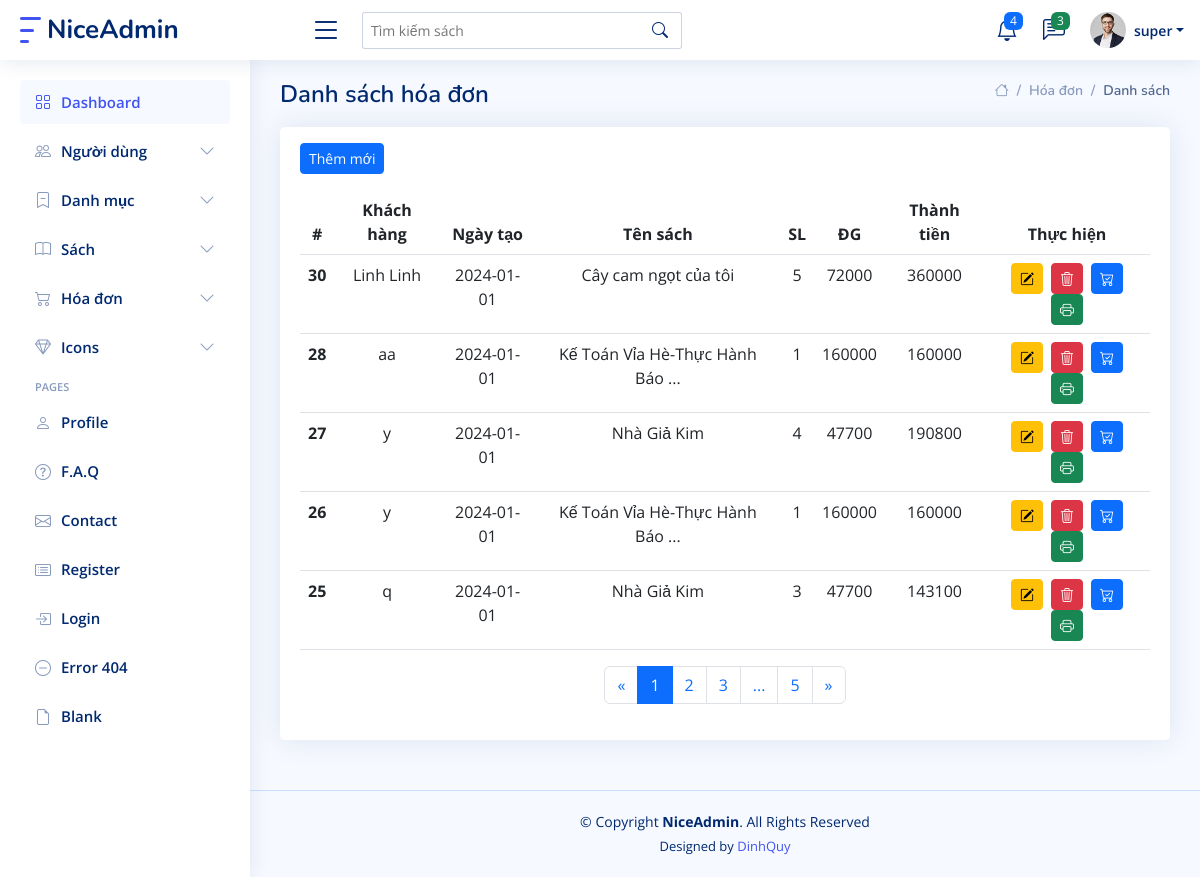
/php/ads/Cart/index.php (signed in), run on the app's committed database.
### tables this page shows
CREATE TABLE `tblcart` (
  `cart_id` int(5) NOT NULL,
  `cart_user_name` varchar(100) NOT NULL,
  `cart_adderss` varchar(200) NOT NULL,
  `cart_book_name` varchar(200) NOT NULL,
  `cart_book_price` int(10) DEFAULT NULL,
  `cart_book_total` int(3) DEFAULT NULL,
  `cart_creat_date` varchar(20) DEFAULT NULL,
  `cart_last_modifle` varchar(20) DEFAULT NULL,
  `cart_status` tinyint(1) DEFAULT 0,
  `cart_note` text NOT NULL,
  `cart_user_phone` varchar(20) DEFAULT NULL
);

### php/objects/CartObject.php (called while the page is built, shortened)
<?php
    class CartObject{
        private $cart_id ;
		private $cart_user_name ;
		private $cart_book_name ;
		private $cart_book_total ;
		private $cart_creat_date ;
		private $cart_status ;
		private $cart_book_price;
		public function getCart_id() {
			return $this->cart_id;
		}
		public function getCart_book_price() {
			return $this->cart_book_price;
		}
		public function getCart_user_name() {
			return $this->cart_user_name;
		}
		public function getCart_book_name() {
			return $this->cart_book_name;
		}
		public function getCart_book_total() {
			return $this->cart_book_total;
		}
		public function getCart_creat_date() {
			return $this->cart_creat_date;
		}
		public function getCart_status() {
			return $this->cart_status;
		}
		public function setCart_id($cart_id) {
			$this->cart_id = $cart_id;
		}
		public function setCart_book_price($cart_book_price) {
			$this->cart_book_price = $cart_book_price;
		}
		public function setCart_user_name($cart_user_name) {
			$this->cart_user_name = $cart_user_name;
		}
		public function setCart_book_name($cart_book_name) {
			$this->cart_book_name = $cart_book_name;
		}
		public function setCart_book_total($cart_book_total) {
			$this->cart_book_total = $cart_book_total;
		}
		public function setCart_creat_date($cart_creat_date) {
			$this->cart_creat_date = $cart_creat_date;
		}
		public function setCart_status($cart_status) {
			$this->cart_status = $cart_status;
		}
    }
?>

### php/ads/Cart/CartModel.php (called while the page is built, shortened)
<?php
    require_once('../../objects/CartObject.php');
    class CartModel{
        public function getCarts($similar, $page, $totalperpage){
            $dbConnection = new DBConnection();
            $conns = $dbConnection->getConnection();
            if($conns != null){
                $at = ($page-1)*$totalperpage;
                $sql="SELECT * FROM tblcart ";
                if($similar->getCart_status()){
                    $sql .= " WHERE cart_status = 1 ";
                }else{
                    $sql .= " WHERE cart_status = 0 ";
                }
                $sql .= "ORDER BY cart_id DESC ";
                $sql .= "LIMIT ".$at." , ".$totalperpage."; ";
                $result = $conns->query($sql);
                $items = [];
                while($row = mysqli_fetch_array($result)){
                    $item = new CartObject();
                    $item->setCart_id($row['cart_id']);
                    $item->setCart_user_name($row['cart_user_name']);
                    $item->setCart_adderss($row['cart_adderss']);
                    $item->setCart_book_name($row['cart_book_name']);
                    $item->setCart_book_price($row['cart_book_price']);
                    $item->setCart_book_total($row['cart_book_total']);
                    $item->setCart_creat_date($row['cart_creat_date']);
                    $item->setCart_last_modifle($row['cart_last_modifle']);
                    $item->setCart_status($row['cart_status']);
                    $item->setCart_user_phone($row['cart_user_phone']);
                    $item->setCart_note($row['cart_note']);
                    $items[] = $item;
                }
                return $items;
            }
        }
    }
?>

### php/ads/Cart/CartLibrary.php (the view, shortened to what this page needs)
<?php
    require_once('../../objects/CartObject.php');
    require_once('CartModel.php');
    class CartLibrary{
        public function viewCarts($items){
            echo "<table class=\"table table-hover\">";
                echo "<thead>";
                    echo "<tr>";
                        echo "<th class=\"text-center\" scope=\"col\">#</th>";
                        echo "<th class=\"text-center\" scope=\"col\">Khách hàng</th>";
                        echo "<th class=\"text-center\" scope=\"col\">Ngày tạo</th>";
                        echo "<th class=\"text-center\" scope=\"col\">Tên sách</th>";
                        echo "<th class=\"text-center\" scope=\"col\">SL</th>";
                        echo "<th class=\"text-center\" scope=\"col\">ĐG</th>";
                        echo "<th class=\"text-center\" scope=\"col\">Thành tiền</th>";
                        echo "<th class=\"text-center\" scope=\"col\" >Thực hiện</th>";
                    echo "</tr>";
                echo "</thead>";
                echo "<tbody>";
                        foreach($items as $item) {
                            $customer = $item->getCart_user_name();
                            $name = $item->getCart_book_name();
                            if(strlen($name) > 40){
                                $tmp = substr($name,0,40);
                                $name = substr($name,0,strripos($tmp," "))." ...";
                            }
                            echo "<tr  data-bs-toggle=\"modal\" data-bs-target=\"#infoCart".$item->getCart_id()."\">";
                                echo "<th class=\"text-center\" scope=\"row\">".$item->getCart_id()."</th>";
                                echo "<td class=\"text-center\">".$customer."</td>";
                                echo "<td class=\"text-center\">".$item->getCart_creat_date()."</td>";
                                echo "<td class=\"text-center\">".$name."</td>";
                                echo "<td class=\"text-center\">".$item->getCart_book_total()."</td>";
                                echo "<td class=\"text-center\">".$item->getCart_book_price()."</td>";
                                $money = $item->getCart_book_total() * $item->getCart_book_price();
                                echo "<td class=\"text-center\">".$money."</td>";
                               if($item->getCart_status()){
                                    echo "<td class=\"text-center\"><button class=\"btn btn-primary btn-sm\" data-bs-toggle=\"modal\" data-bs-target=\"#infoCart".$item->getCart_id()."\"><i class=\"bi bi-eye\"></i></button>";
                                    echo "<button class=\"btn btn-danger btn-sm mx-2\" data-bs-toggle=\"modal\" data-bs-target=\"#delCart".$item->getCart_id()."\"><i class=\"bi bi-trash3\"></i></button>";
                                    echo "<button class=\"btn btn-success btn-sm\"><i class=\"bi bi-printer\"></i></button></td>";
                                }else{
                                    echo "<td class=\"text-center\"><button class=\"btn btn-warning btn-sm\" data-bs-toggle=\"modal\" data-bs-target=\"#editCart".$item->getCart_id()."\"><i class=\"bi bi-pencil-square\"></i></button>";
                                    echo "<button class=\"btn btn-danger btn-sm mx-2\" data-bs-toggle=\"modal\" data-bs-target=\"#delCart".$item->getCart_id()."\"><i class=\"bi bi-trash3\"></i></button>";
                                    echo "<button class=\"btn btn-primary btn-sm\" data-bs-toggle=\"modal\" data-bs-target=\"#passCart".$item->getCart_id()."\"><i class=\"bi bi-cart-check\"></i></button>";
                                    echo "<button class=\"btn btn-success btn-sm mx-2\"><i class=\"bi bi-printer\"></i></button></td>";
                                }
                            echo "</tr>";
                        }
                echo "</tbody>";
            echo "</table>";
        }
    }
?>

### data on the page
tblcart: cart_id "30", cart_user_name "Linh Linh", cart_creat_date "2024-01-01", cart_book_name "Cây cam ngọt của tôi", cart_book_total "5", cart_book_price "72000", money "360000"
tblcart: cart_id "28", cart_user_name "aa", cart_creat_date "2024-01-01", cart_book_name "Kế Toán Vỉa Hè-Thực Hành Báo ...", cart_book_total "1", cart_book_price "160000"
tblcart: cart_id "27", cart_user_name "y", cart_creat_date "2024-01-01", cart_book_name "Nhà Giả Kim", cart_book_total "4", cart_book_price "47700", money "190800"
tblcart: cart_id "26", cart_user_name "y", cart_creat_date "2024-01-01", cart_book_name "Kế Toán Vỉa Hè-Thực Hành Báo ...", cart_book_total "1", cart_book_price "160000"
tblcart: cart_id "25", cart_user_name "q", cart_creat_date "2024-01-01", cart_book_name "Nhà Giả Kim", cart_book_total "3", cart_book_price "47700", money "143100"

### other printed values
$_SESSION['name'] "super"
$page "1"
$pages "5"
